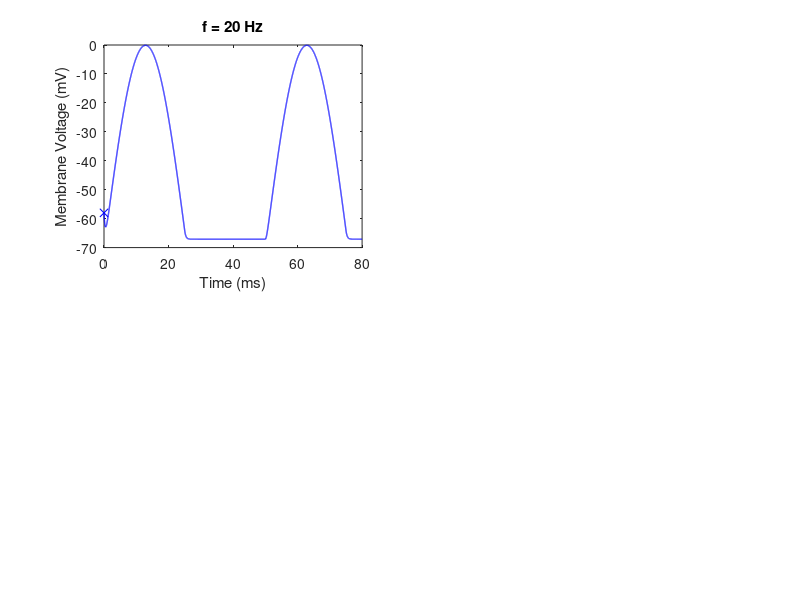

Reproduce this figure in MATLAB. (Note: this script raises an error after producing the figure.)
clear
clc

% Set up range of times (x-axis)
dt = 1e-5; % Difference between time values
T_end = 0.08; % Total simulation time (s)
t = 0:dt:T_end; % List of times

C_bas = 1.104e-11; % Basolateral membrane capacitance
% Calculated from Rattay et al. (1998) Table 1 and Appendix equations #8.
% They explain that total membrane capacitance = membrane surface area x 
% specific membrane capacitance.
% C_bas = (552 µm^2) x (2 µF / cm^2)
%       = (552 x 10e-12 m^2) x (0.02 F / m^2) = 1.104e-11 F.

G_bas = 1.104e-9; % Basolateral membrane conductance
% Calculated from Rattay et al. (1998) Table 1 and Appendix equations #8.
% They state that total membrane conductance = membrane surface area x 
% specific membrane conductance.
% This is equivalent to membrane conductance = membrane surface area / 
% specific membrane resistance.
% G_bas = (552 µm^2) / (5 kΩ m^2)
%       = (552 x 10e-12 m^2) / (0.5 Ω m^2) = 1.104e-9 S.

G_K = 28.71e-9; % Potassium conductance
% From López-Poveda & Eustaquio-Martín (2006), Table 1.
% They utilized a potassium conductance of G_1 = 28.71 nS.

V_bas = -43e-3; % Basolateral membrane potential
% From Rattay et al. (1998), Table 1.
% They calculated the Nernst potential between the cortilymph and cytoplasm
% to be E_III = - 43 mV.

V_K = -75e-3; % Potassium equilibrium potential   
% From López-Poveda & Eustaquio-Martín (2006), Table 1.
% They used a potassium reversal potential of E_K = - 75 mV.

A_stereo = 2.0e-9; % Stereocilia current amplitude
% From López-Poveda & Eustaquio-Martín (2006), "Model Predictions" section.
% This was the maximum stereocilia current amplitude they employed.

freqs = [20, 200, 2000, 20000]; % Frequencies to simulate 
% The range of human hearing is from 20 to 20,000 Hz, as stated in the
% class neuron slide deck.

labels = {'(a)', '(b)', '(c)', '(d)'}; % Subplot labels

for idx = 1:length(freqs)
    freq = freqs(idx); % Get specific frequency

    J_stereo = A_stereo * sin(2 * pi * freq * t); % Current from stereocilia
    J_stereo(J_stereo < 0) = 0; % Half-wave rectification
    % From López-Poveda & Eustaquio-Martín (2006), "Model Predictions"
    % section.
    % They state a half-wave rectification of sine waves is a good 
    % approximation of the inner current of an IHC.
    
    J_K = 0.2e-9; % Outward potassium current
    % This value was chosen empirically, as models such as López-Poveda & 
    % Eustaquio-Martín (2006) describe an outward potassium current that 
    % varies. (See equation #1 in the Appendix.)
    % To simplify our model, we kept values as constants.
    % This value was chosen because it is biologically feasible, based
    % on other currents within the paper.

    V_mem = zeros(size(t)); % Set up list of membrane voltages
    V_mem(1) = -58e-3; % Initial membrane voltage
    % From López-Poveda & Eustaquio-Martín (2006), Figure 7.
    % They set V_m = -58 mV at the start of their model.
    
    % Below is the Euler method to determine membrane voltage (y-axis).
    % This differential equation is based upon our circuit model.
    % Note that this circuit model was inspired by Rattay et al. (1998), 
    % Fig. 2.
    for i = 1:(length(t) - 1)
        dVdt = (J_stereo(i) - G_bas * (V_mem(i) - V_bas) ...
                - G_K * (V_mem(i) - V_K) + J_K) / C_bas;
        V_mem(i+1) = V_mem(i) + dt * dVdt;
    end
    
    % Create graph
    subplot(2, 2, idx)
    ms = t*1000; % Convert to ms
    mV = V_mem*1000; % Convert to mV
    plot(ms, mV, 'b', 'LineWidth', 1) % Plot graph
    hold on
    plot(ms(1), mV(1), 'bx', 'MarkerSize', 6) % Plot starting point

    % Label graph and standardize axes 
    xlabel('Time (ms)')
    ylabel('Membrane Voltage (mV)')
    title(['f = ', num2str(freq), ' Hz'])
    sgtitle('IHC Membrane Voltage Responses to Frequency Stimuli');
    ylim([-70 10]);
    grid on

    % Add subplot label to top-left
    text(ms(1) + 1, 8, labels{idx}, 'FontSize', 16, 'FontWeight', 'bold');
end
